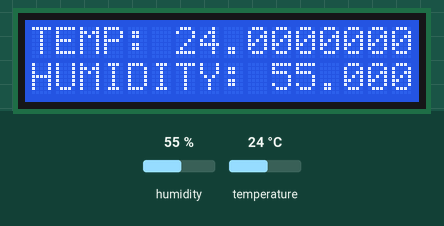
Simulated run of this sketch. Board: ESP8266 (NodeMCU). On the bench: 16×2 character LCD. The test bench sets the inputs (shaded band); at power-on: humidity 55 %, temperature 24 °C. What the sketch prints to the serial monitor is not drawn.

Above: at 1.2 s.
1.3 s: humidity set to 22 %
At 2.7 s:
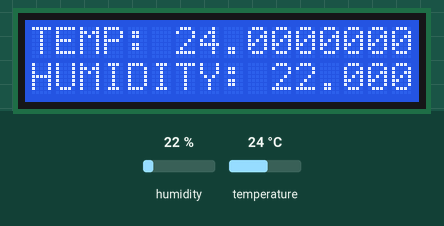
4.1 s: temperature set to 12 °C
At 4.7 s:
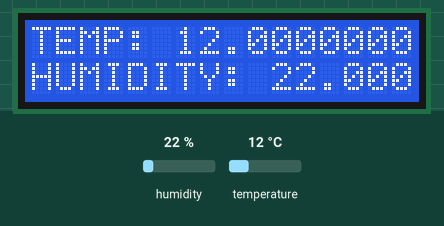
6.9 s: humidity set to 40 %
At 9.7 s:
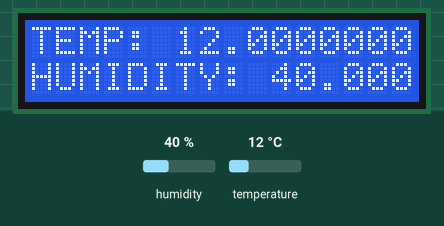
10.0 s: temperature set to 19 °C
At 11.8 s:
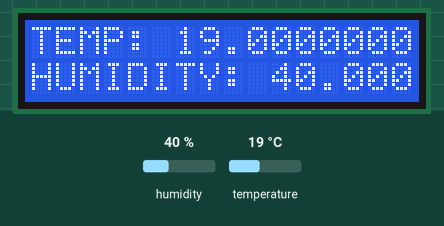
Timing chart, 0 to 13.3 s (numbered marks = the images above; inputs shaded):
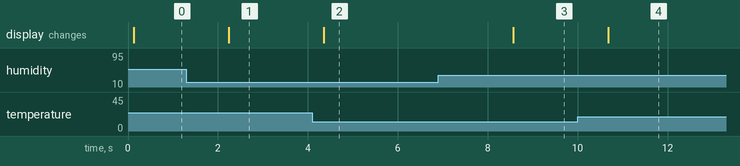

Measured:
- after the input at 1.3 s, the display: changes after 0.94 s (image 1)
- after the input at 4.1 s, the display: changes after 0.25 s (image 2)
- after the input at 6.9 s, the display: changes after 1.7 s (image 3)
- after the input at 10.0 s, the display: changes after 0.68 s (image 4)

The sketch:

LiquidCrystalDHT.ino
```cpp
 #include <LiquidCrystal_I2C.h>
 #include "DHT.h"

 #define DHTPIN D4
 #define DHTTYPE DHT11

 DHT dht(DHTPIN, DHTTYPE);
 LiquidCrystal_I2C lcd(0x3f,16,2);

 void setup() {
  Serial.begin(9600);
  Serial.println(F("DHTxx test!"));

  dht.begin();
  lcd.init();
 }

void loop()
{
  float h = dht.readHumidity();
  float t = dht.readTemperature();
  float f = dht.readTemperature(true);

  if (isnan(h) || isnan(t) || isnan(f)) {
    Serial.println(F("Failed to read from DHT sensor!"));
    return;
  }

  lcd.clear();
  lcd.backlight();
  lcd.setCursor(0,0);
  lcd.print("TEMP: ");
  lcd.print(t,DEC);
  lcd.setCursor(0,1);
  lcd.print("HUMIDITY: ");
  lcd.print(h,DEC);
  delay(1000);
}
```
